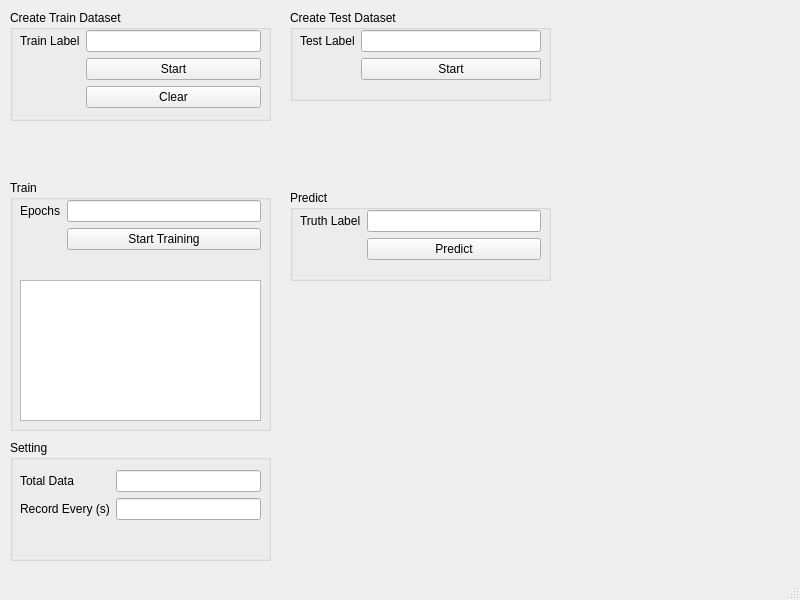
<?xml version="1.0" encoding="UTF-8"?>
<ui version="4.0">
 <class>MainWindow</class>
 <widget class="QMainWindow" name="MainWindow">
  <property name="geometry">
   <rect>
    <x>0</x>
    <y>0</y>
    <width>800</width>
    <height>600</height>
   </rect>
  </property>
  <property name="windowTitle">
   <string>MainWindow</string>
  </property>
  <widget class="QWidget" name="centralwidget">
   <widget class="QGroupBox" name="groupBoxTraining">
    <property name="geometry">
     <rect>
      <x>10</x>
      <y>10</y>
      <width>261</width>
      <height>111</height>
     </rect>
    </property>
    <property name="title">
     <string>Create Train Dataset</string>
    </property>
    <widget class="QWidget" name="formLayoutWidget">
     <property name="geometry">
      <rect>
       <x>10</x>
       <y>20</y>
       <width>241</width>
       <height>81</height>
      </rect>
     </property>
     <layout class="QFormLayout" name="formLayout">
      <item row="0" column="0">
       <widget class="QLabel" name="trainingLabelLabel">
        <property name="text">
         <string>Train Label</string>
        </property>
       </widget>
      </item>
      <item row="0" column="1">
       <widget class="QLineEdit" name="trainingLabelLineEdit"/>
      </item>
      <item row="1" column="1">
       <widget class="QPushButton" name="createDatasetTrainStartPushButton">
        <property name="text">
         <string>Start</string>
        </property>
       </widget>
      </item>
      <item row="2" column="1">
       <widget class="QPushButton" name="clearTrainDatasetPushButton">
        <property name="text">
         <string>Clear</string>
        </property>
       </widget>
      </item>
     </layout>
    </widget>
   </widget>
   <widget class="QGroupBox" name="groupBox">
    <property name="geometry">
     <rect>
      <x>290</x>
      <y>10</y>
      <width>261</width>
      <height>91</height>
     </rect>
    </property>
    <property name="title">
     <string>Create Test Dataset</string>
    </property>
    <widget class="QWidget" name="formLayoutWidget_2">
     <property name="geometry">
      <rect>
       <x>10</x>
       <y>20</y>
       <width>241</width>
       <height>61</height>
      </rect>
     </property>
     <layout class="QFormLayout" name="formLayout_2">
      <item row="0" column="0">
       <widget class="QLabel" name="testLabelLabel">
        <property name="text">
         <string>Test Label</string>
        </property>
       </widget>
      </item>
      <item row="0" column="1">
       <widget class="QLineEdit" name="testLabelLineEdit"/>
      </item>
      <item row="1" column="1">
       <widget class="QPushButton" name="testStartPushButton">
        <property name="text">
         <string>Start</string>
        </property>
       </widget>
      </item>
     </layout>
    </widget>
   </widget>
   <widget class="QGroupBox" name="groupBox_2">
    <property name="geometry">
     <rect>
      <x>290</x>
      <y>190</y>
      <width>261</width>
      <height>91</height>
     </rect>
    </property>
    <property name="title">
     <string>Predict</string>
    </property>
    <widget class="QWidget" name="formLayoutWidget_3">
     <property name="geometry">
      <rect>
       <x>10</x>
       <y>20</y>
       <width>241</width>
       <height>61</height>
      </rect>
     </property>
     <layout class="QFormLayout" name="formLayout_3">
      <item row="0" column="0">
       <widget class="QLabel" name="truthLabelLabel">
        <property name="text">
         <string>Truth Label</string>
        </property>
       </widget>
      </item>
      <item row="0" column="1">
       <widget class="QLineEdit" name="truthLabelLineEdit"/>
      </item>
      <item row="1" column="1">
       <widget class="QPushButton" name="predictPushButton">
        <property name="text">
         <string>Predict</string>
        </property>
       </widget>
      </item>
     </layout>
    </widget>
   </widget>
   <widget class="QGroupBox" name="groupBox_3">
    <property name="geometry">
     <rect>
      <x>10</x>
      <y>440</y>
      <width>261</width>
      <height>121</height>
     </rect>
    </property>
    <property name="title">
     <string>Setting</string>
    </property>
    <widget class="QWidget" name="formLayoutWidget_4">
     <property name="geometry">
      <rect>
       <x>10</x>
       <y>30</y>
       <width>241</width>
       <height>80</height>
      </rect>
     </property>
     <layout class="QFormLayout" name="formLayout_4">
      <item row="0" column="0">
       <widget class="QLabel" name="settingTotalDataLabel">
        <property name="text">
         <string>Total Data</string>
        </property>
       </widget>
      </item>
      <item row="0" column="1">
       <widget class="QLineEdit" name="settingTotalDataLineEdit"/>
      </item>
      <item row="1" column="0">
       <widget class="QLabel" name="settingRecordEveryLabel">
        <property name="text">
         <string>Record Every (s)</string>
        </property>
       </widget>
      </item>
      <item row="1" column="1">
       <widget class="QLineEdit" name="settingRecordEveryLineEdit"/>
      </item>
     </layout>
    </widget>
   </widget>
   <widget class="QGroupBox" name="groupBox_4">
    <property name="geometry">
     <rect>
      <x>10</x>
      <y>180</y>
      <width>261</width>
      <height>251</height>
     </rect>
    </property>
    <property name="title">
     <string>Train</string>
    </property>
    <widget class="QWidget" name="formLayoutWidget_5">
     <property name="geometry">
      <rect>
       <x>10</x>
       <y>20</y>
       <width>241</width>
       <height>61</height>
      </rect>
     </property>
     <layout class="QFormLayout" name="formLayout_5">
      <item row="0" column="0">
       <widget class="QLabel" name="epochsLabel">
        <property name="text">
         <string>Epochs</string>
        </property>
       </widget>
      </item>
      <item row="0" column="1">
       <widget class="QLineEdit" name="epochsLineEdit"/>
      </item>
      <item row="1" column="1">
       <widget class="QPushButton" name="startTrainingPushButton">
        <property name="text">
         <string>Start Training</string>
        </property>
       </widget>
      </item>
     </layout>
    </widget>
    <widget class="QListWidget" name="trainingLossListWidget">
     <property name="geometry">
      <rect>
       <x>10</x>
       <y>100</y>
       <width>241</width>
       <height>141</height>
      </rect>
     </property>
    </widget>
   </widget>
  </widget>
  <widget class="QMenuBar" name="menubar">
   <property name="geometry">
    <rect>
     <x>0</x>
     <y>0</y>
     <width>800</width>
     <height>21</height>
    </rect>
   </property>
  </widget>
  <widget class="QStatusBar" name="statusbar"/>
 </widget>
 <resources/>
 <connections/>
</ui>
